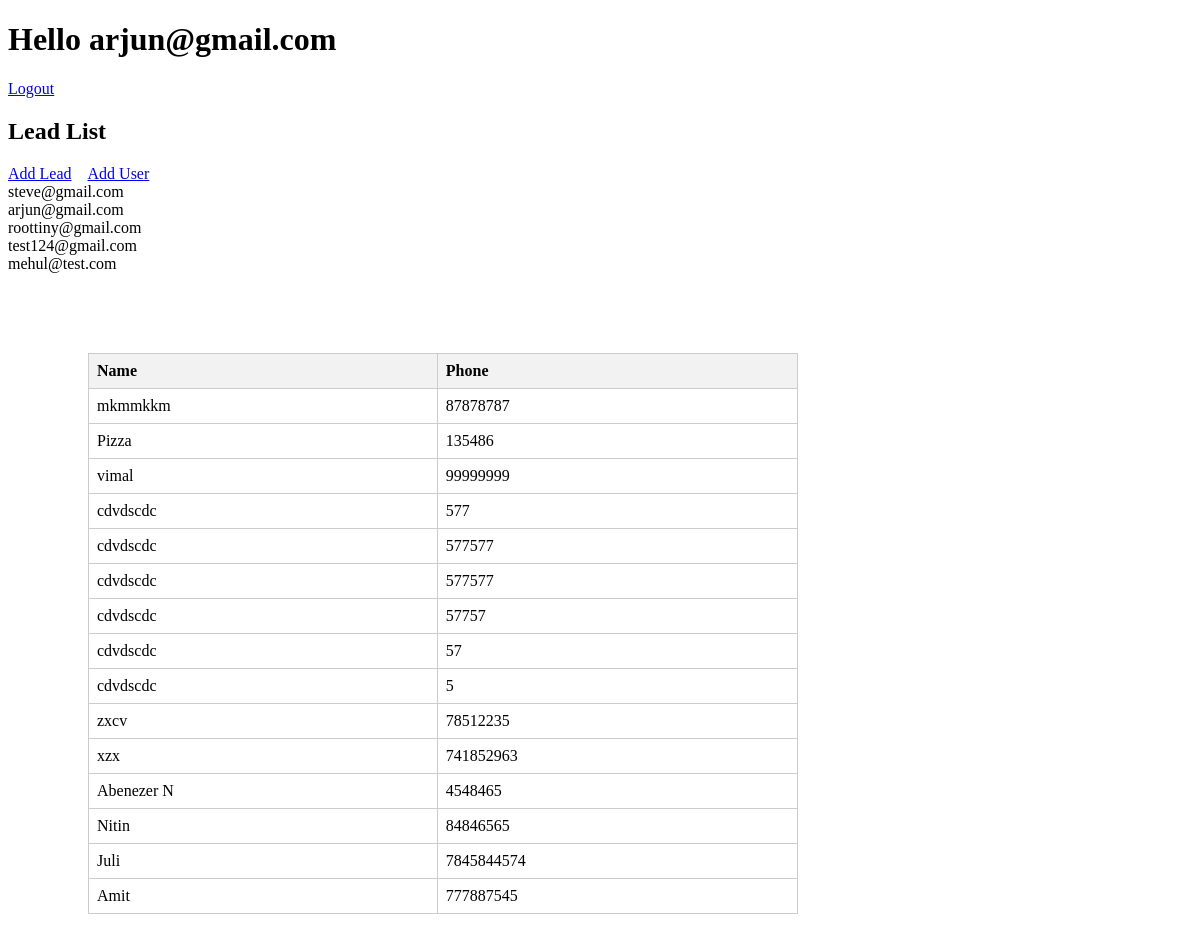
/leads (signed in), run on the app's committed database.
### dashboard/models.py (models this page shows)
class CustomUser(AbstractUser):
    username = None
    email = models.EmailField(unique=True)
    USERNAME_FIELD = 'email'
    REQUIRED_FIELDS = []
    objects = CustomUserManager()

class Lead(models.Model):
    handlers=models.ManyToManyField(CustomUser)
    name=models.CharField(max_length=255)
    phone=models.CharField(max_length=20)

### dashboard/views.py (the view)
# urls.py: path('leads',views.leads,name='leads'),
def leads(request):
    leads = Lead.objects.filter(handlers=request.user).order_by('-id')
    if request.user.is_superuser:
        leads = Lead.objects.all().order_by('-id')
    users=CustomUser.objects.filter(is_superuser=False)
    context = {'leads': leads,'users':users}
    return render(request, 'leads.html', context)

### dashboard/templates/leads.html (shortened to what this page needs)
<!DOCTYPE html>
<html>
<head>
</head>
<body>
	<h1>Hello {% if request.user.is_superuser %} Admin {% else %} {{request.user.email}} {% endif %}</h1>
	<a href="logout">Logout</a>
	<h2>Lead List</h2>
	<header>
		<a href="/create_lead">Add Lead</a>
		<a href="/add_user">Add User</a>
	</header>
	<div class="flex">
		{% for user in users %}
		<div>{{user.email}}</div>
		{% endfor %}
	</div>
	<table class="lead-table">
		<thead>
			<tr>
				<th>Name</th>
				<th>Phone</th>
			</tr>
		</thead>
		<tbody>
			{% for lead in leads %}
			<tr>
				<td>{{ lead.name }}</td>
				<td>{{ lead.phone }}</td>
			</tr>
			{% endfor %}
		</tbody>
	</table>
</body>
</html>

### dashboard/templates/leads.html (style rules this page uses)
.lead-table { width: 60%; border-collapse: collapse; margin: 5em; }
.lead-table th, .lead-table td { border: 1px solid #ccc; padding: 8px; text-align: left; }
.lead-table th { background-color: #f2f2f2; font-weight: bold; }
header { display: flex; gap: 1em; }

### data on the page
CustomUser: user.email "arjun@gmail.com", email "arjun@gmail.com"
CustomUser: email "steve@gmail.com"
CustomUser: email "roottiny@gmail.com"
CustomUser: email "test124@gmail.com"
CustomUser: email "mehul@test.com"
Lead: name "mkmmkkm", phone "87878787"
Lead: name "Pizza", phone "135486"
Lead: name "vimal", phone "99999999"
Lead: name "cdvdscdc", phone "577"
Lead: name "cdvdscdc", phone "577577"
Lead: name "cdvdscdc", phone "577577"
Lead: name "cdvdscdc", phone "57757"
Lead: name "cdvdscdc", phone "57"
Lead: name "cdvdscdc", phone "5"
Lead: name "zxcv", phone "78512235"
Lead: name "xzx", phone "741852963"
Lead: name "Abenezer N", phone "4548465"
Lead: name "Nitin", phone "84846565"
Lead: name "Juli", phone "7845844574"
Lead: name "Amit", phone "777887545"
